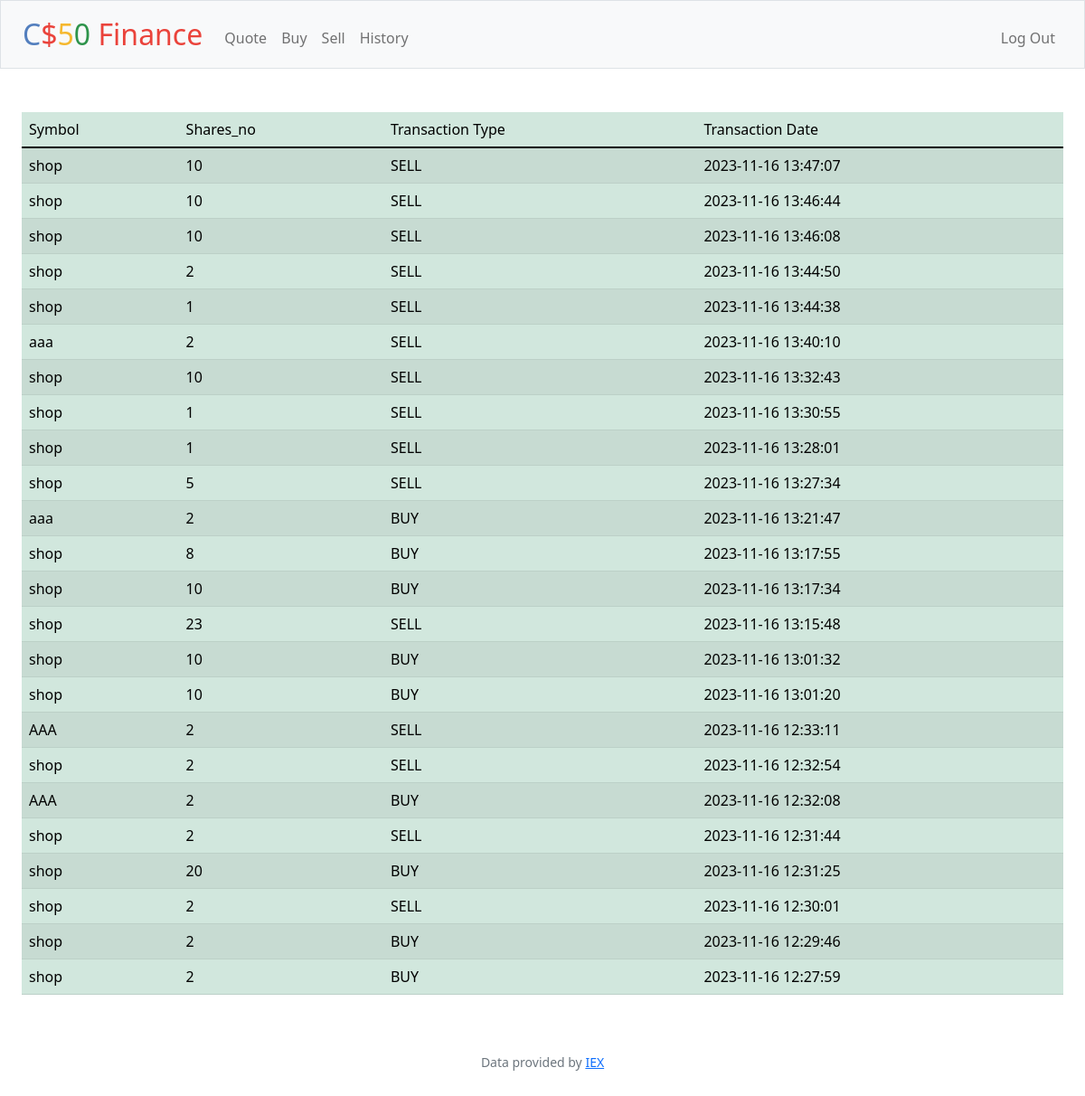
Screenshot of /history (signed in) with the database file from the repository.
### tables this page shows
CREATE TABLE stocks(user_id INTEGER ,stock_name VARCHAR(255),stock_no INTEGER,transaction_type varchar(255),transaction_date varchar(255),status integer);

### app.py (the view)
@app.route("/history")
@login_required
def history():
    his = db.execute(
        "select * from stocks where user_id = ? order by transaction_date DESC",
        session["user_id"],
    )
    return render_template("history.html", data=his)

### app.py (called while the page is built)
@app.after_request
def after_request(response):
    response.headers["Cache-Control"] = "no-cache, no-store, must-revalidate"
    response.headers["Expires"] = 0
    response.headers["Pragma"] = "no-cache"
    return response

### helpers.py (called while the page is built)
def login_required(f):
    @wraps(f)
    def decorated_function(*args, **kwargs):
        if session.get("user_id") is None:
            return redirect("/login")
        return f(*args, **kwargs)
    return decorated_function

### templates/history.html (shortened to what this page needs)
<link href="https://cdn.jsdelivr.net/npm/bootstrap@5.3.2/dist/css/bootstrap.min.css" rel="stylesheet">
{% extends "layout.html" %}
{% block main %}
<table class="table table-success table-striped">
    <thead>
        <td>Symbol</td>
        <td>Shares_no</td>
        <td>Transaction Type</td>
        <td>Transaction Date</td>
    </thead>
    <tbody>
        {% for stock in data%}
            <tr>
                <td> {{stock["stock_name"]}}</td>
                <td> {{stock["stock_no"]}}</td>
                <td>{{stock["transaction_type"]}}</td>
                <td> {{stock["transaction_date"]}}</td>
            </tr>
        {% endfor %}
    </tbody>
</table>
{% endblock %}

### rows the page displays
stocks: stock_name "shop", stock_no "10", transaction_type "SELL", transaction_date "2023-11-16 13:47:07"
stocks: stock_name "shop", stock_no "10", transaction_type "SELL", transaction_date "2023-11-16 13:46:44"
stocks: stock_name "shop", stock_no "10", transaction_type "SELL", transaction_date "2023-11-16 13:46:08"
stocks: stock_name "shop", stock_no "2", transaction_type "SELL", transaction_date "2023-11-16 13:44:50"
stocks: stock_name "shop", stock_no "1", transaction_type "SELL", transaction_date "2023-11-16 13:44:38"
stocks: stock_name "aaa", stock_no "2", transaction_type "SELL", transaction_date "2023-11-16 13:40:10"
stocks: stock_name "shop", stock_no "10", transaction_type "SELL", transaction_date "2023-11-16 13:32:43"
stocks: stock_name "shop", stock_no "1", transaction_type "SELL", transaction_date "2023-11-16 13:30:55"
stocks: stock_name "shop", stock_no "1", transaction_type "SELL", transaction_date "2023-11-16 13:28:01"
stocks: stock_name "shop", stock_no "5", transaction_type "SELL", transaction_date "2023-11-16 13:27:34"
stocks: stock_name "aaa", stock_no "2", transaction_type "BUY", transaction_date "2023-11-16 13:21:47"
stocks: stock_name "shop", stock_no "8", transaction_type "BUY", transaction_date "2023-11-16 13:17:55"
stocks: stock_name "shop", stock_no "10", transaction_type "BUY", transaction_date "2023-11-16 13:17:34"
stocks: stock_name "shop", stock_no "23", transaction_type "SELL", transaction_date "2023-11-16 13:15:48"
stocks: stock_name "shop", stock_no "10", transaction_type "BUY", transaction_date "2023-11-16 13:01:32"
stocks: stock_name "shop", stock_no "10", transaction_type "BUY", transaction_date "2023-11-16 13:01:20"
stocks: stock_name "AAA", stock_no "2", transaction_type "SELL", transaction_date "2023-11-16 12:33:11"
stocks: stock_name "shop", stock_no "2", transaction_type "SELL", transaction_date "2023-11-16 12:32:54"
stocks: stock_name "AAA", stock_no "2", transaction_type "BUY", transaction_date "2023-11-16 12:32:08"
stocks: stock_name "shop", stock_no "2", transaction_type "SELL", transaction_date "2023-11-16 12:31:44"
stocks: stock_name "shop", stock_no "20", transaction_type "BUY", transaction_date "2023-11-16 12:31:25"
stocks: stock_name "shop", stock_no "2", transaction_type "SELL", transaction_date "2023-11-16 12:30:01"
stocks: stock_name "shop", stock_no "2", transaction_type "BUY", transaction_date "2023-11-16 12:29:46"
stocks: stock_name "shop", stock_no "2", transaction_type "BUY", transaction_date "2023-11-16 12:27:59"
